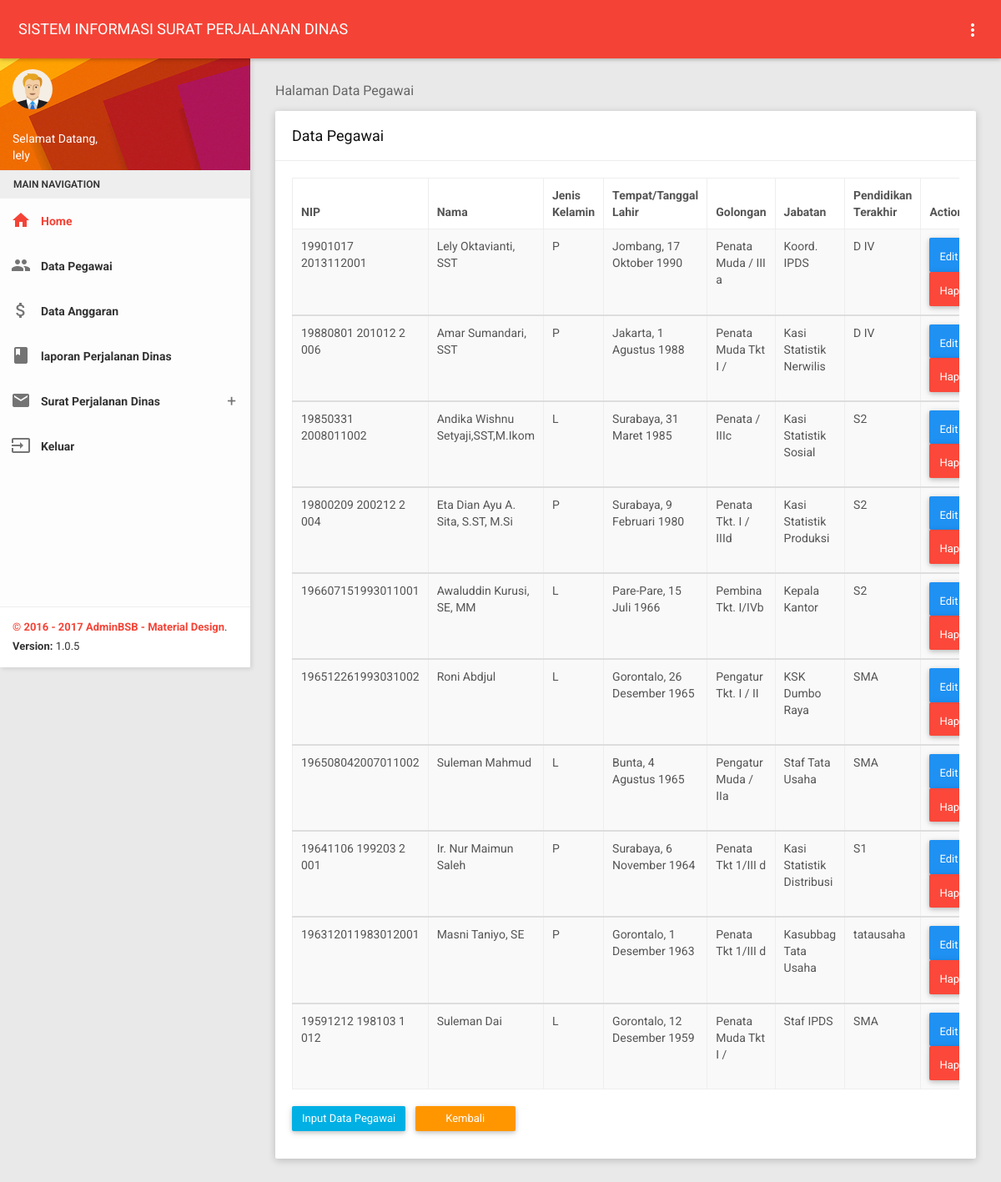
Page /tatausaha/pegawai.php (signed in) on the committed database.
### tables this page shows
CREATE TABLE `pegawai` (
  `nip` varchar(100) NOT NULL,
  `nama` varchar(50) NOT NULL,
  `jk` varchar(15) NOT NULL,
  `ttl` varchar(50) NOT NULL,
  `golongan` varchar(20) NOT NULL,
  `jabatan` varchar(30) NOT NULL,
  `pd` varchar(30) NOT NULL,
  `username` varchar(30) NOT NULL,
  `password` varchar(32) NOT NULL,
  `hak_akses` varchar(10) NOT NULL
);

### tatausaha/pegawai.php (the view, shortened to what this page needs)
<?php
include '../tampilan/atastata.php';
?>
    <section class="content">
        <div class="container-fluid">
            <div class="block-header">
                <h2>Halaman Data Pegawai</h2>
            </div>
            <div class="row clearfix">
                <div class="col-lg-12 col-md-12 col-sm-12 col-xs-12">
                    <div class="card">
                        <div class="header">
                            <h2>
                                Data Pegawai
                            </h2>
                        </div>
                        <div class="body">
                            <div class="table-responsive">
                                <table class="table table-bordered table-striped table-hover dataTable js-exportable">
                                    <thead>
                                        <tr>
                                            <th>NIP</th>
                                            <th>Nama</th>
                                            <th>Jenis Kelamin</th>
                                            <th>Tempat/Tanggal Lahir</th>
                                            <th>Golongan</th>
                                            <th>Jabatan</th>
                                            <th>Pendidikan Terakhir</th>
                                            <th>Action</th>
                                        </tr>
                                    </thead>
                                     <?php
                   			 $tampil=mysql_query("SELECT * from pegawai order by nip desc");
                   			 while($data=mysql_fetch_array($tampil)){
                    			?>
                                     <tbody>
                                        <tr>
                                            <td><?php echo $data['nip']; ?></td>
                                            <td><?php echo $data['nama']; ?></td>
                                            <td><?php echo $data['jk']; ?></td>
                                            <td><?php echo $data['ttl']; ?></td>
                                            <td><?php echo $data['golongan']; ?></td>
                                            <td><?php echo $data['jabatan']; ?></td>
                                            <td><?php echo $data['pd']; ?></td>
                        <td><a  class="btn btn-primary waves-effect" href="editp.php?hal=edit&kd=<?php echo $data['nip'];?>"><i class="fa fa-edit"></i> Edit</a>
                        <a class="btn btn-danger waves-effect" href="hapusp.php?hal=hapus&kd=<?php echo $data['nip'];?>"><i class="fa fa-wrench"></i> Hapus</a></td>
                                        </tr>
                                            <?php
             								 }
            							  ?>
                                      </tbody>
                                </table>
                            </div>
                            <div class="button-demo">
                      <a href="inputp.php" type="button" class="btn btn-info waves-effect">Input Data Pegawai</a>
                      <a href="index.php" type="button" class="btn btn-warning waves-effect">Kembali</a>
                            </div>
                        </div>
                    </div>
                </div>
            </div>
            </div>
    </section>
  <?php
  include '../tampilan/footer.php';
?>

### rows in the picture
pegawai: nip "19901017 2013112001", nama "Lely Oktavianti, SST", jk "P", ttl "Jombang, 17 Oktober 1990", golongan "Penata Muda / III a", jabatan "Koord. IPDS", pd "D IV"
pegawai: nip "19880801 201012 2 006", nama "Amar Sumandari, SST", jk "P", ttl "Jakarta, 1 Agustus 1988", golongan "Penata Muda Tkt I /", jabatan "Kasi Statistik Nerwilis", pd "D IV"
pegawai: nip "19850331 2008011002", nama "Andika Wishnu Setyaji,SST,M.Ikom", jk "L", ttl "Surabaya, 31 Maret 1985", golongan "Penata / IIIc", jabatan "Kasi Statistik Sosial", pd "S2"
pegawai: nip "19800209 200212 2 004", nama "Eta Dian Ayu A. Sita, S.ST, M.Si", jk "P", ttl "Surabaya, 9 Februari 1980", golongan "Penata Tkt. I / IIId", jabatan "Kasi Statistik Produksi", pd "S2"
pegawai: nip "196607151993011001", nama "Awaluddin Kurusi, SE, MM", jk "L", ttl "Pare-Pare, 15 Juli 1966", golongan "Pembina Tkt. I/IVb", jabatan "Kepala Kantor", pd "S2"
pegawai: nip "196512261993031002", nama "Roni Abdjul", jk "L", ttl "Gorontalo, 26 Desember 1965", golongan "Pengatur Tkt. I / II", jabatan "KSK Dumbo Raya", pd "SMA"
pegawai: nip "196508042007011002", nama "Suleman Mahmud", jk "L", ttl "Bunta, 4 Agustus 1965", golongan "Pengatur Muda / IIa", jabatan "Staf Tata Usaha", pd "SMA"
pegawai: nip "19641106 199203 2 001", nama "Ir. Nur Maimun Saleh", jk "P", ttl "Surabaya, 6 November 1964", golongan "Penata Tkt 1/III d", jabatan "Kasi Statistik Distribusi", pd "S1"
pegawai: nip "196312011983012001", nama "Masni Taniyo, SE", jk "P", ttl "Gorontalo, 1 Desember 1963", golongan "Penata Tkt 1/III d", jabatan "Kasubbag Tata Usaha", pd "tatausaha"
pegawai: nip "19591212 198103 1 012", nama "Suleman Dai", jk "L", ttl "Gorontalo, 12 Desember 1959", golongan "Penata Muda Tkt I /", jabatan "Staf IPDS", pd "SMA"

### other values in the picture
$_SESSION['username'] "lely"
